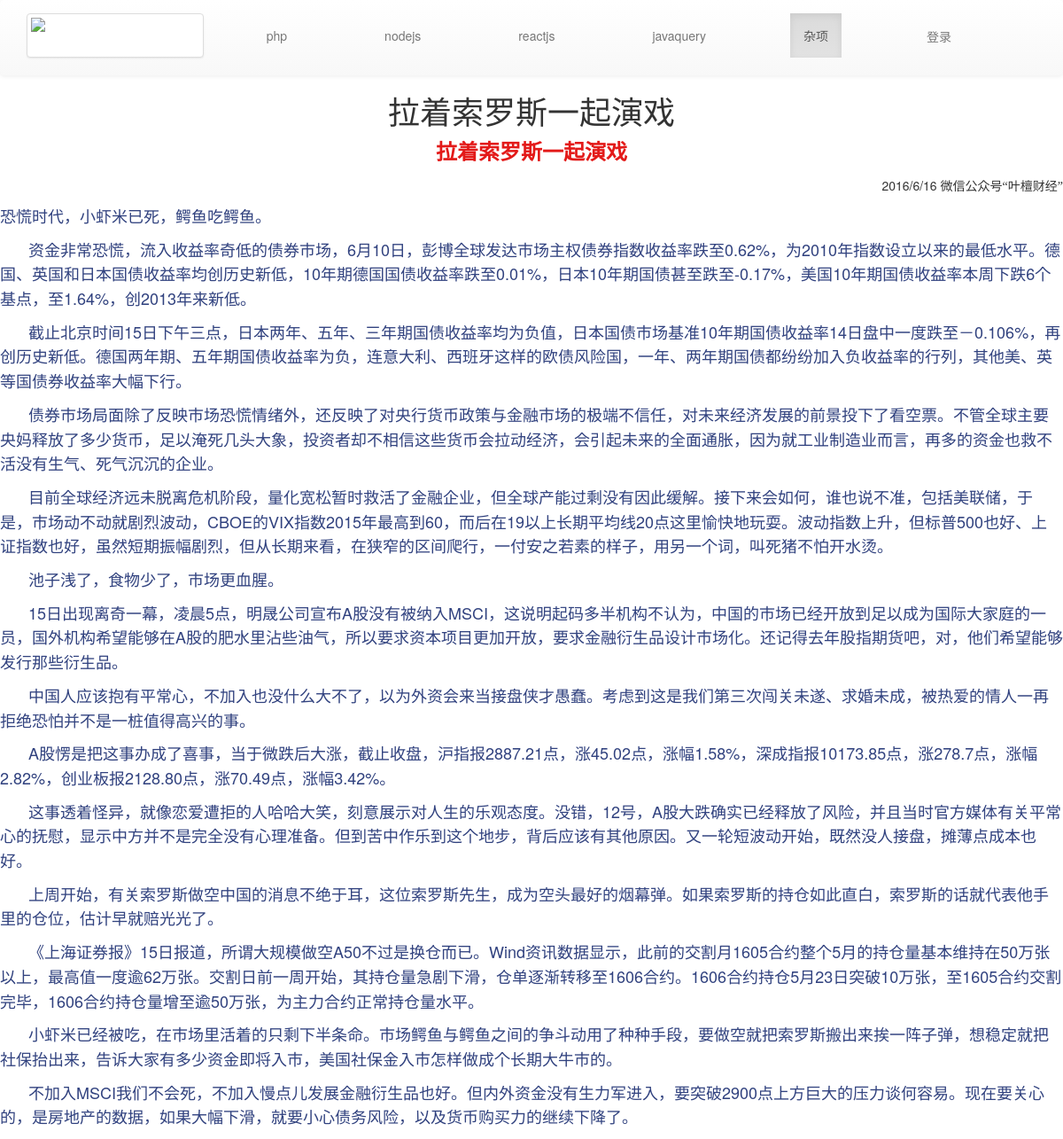
Screenshot of /index.php/artileController/view/4 with the database file from the repository.
### tables this page shows
CREATE TABLE IF NOT EXISTS `nav` (
  `id` int(11) NOT NULL AUTO_INCREMENT,
  `name` varchar(11) NOT NULL,
  PRIMARY KEY (`id`),
  UNIQUE KEY `id` (`id`)
);

CREATE TABLE IF NOT EXISTS `article` (
  `id` int(11) NOT NULL AUTO_INCREMENT,
  `catalog_id` int(11) NOT NULL,
  `title` varchar(200) NOT NULL,
  `desc` text NOT NULL,
  `content` text NOT NULL,
  `create_time` varchar(10) NOT NULL,
  `img` varchar(100) DEFAULT NULL,
  `view` int(10) NOT NULL DEFAULT '0',
  `recommend` int(11) NOT NULL DEFAULT '0',
  PRIMARY KEY (`id`)
);

### application/controllers/artileController.php (called while the page is built, shortened)
<?php
class artileController extends CI_Controller {
	private $nav;
	public function __construct(){
		$this->load->helper('url');
 		$this->load->model('NavModel');
 		$this->load->model('articleModel');
 		$this->nav=$this->NavModel->get_nav();
	}
	public function view($id){
       $articel_view=$this->articleModel->get_one($id);
       $data=array(
       	'nav'=>$this->nav,
       	'view'=>$articel_view,
       	'catalog_id'=>$articel_view->catalog_id );
		$this->load->view('view',$data);
	}
}

### index.php (called while the page is built, shortened)
<?php
require_once BASEPATH.'core/CodeIgniter.php';

### application/models/NavModel.php (called while the page is built)
<?php
class NavModel extends CI_Model{
		public function get_nav(){
			$query=$this->db->query('select * from nav');
			return $query->result_array();
		}
	}
?>

### application/models/articleModel.php (called while the page is built, shortened)
<?php
	class articleModel extends CI_Model{
         private function get_all_one($id){
        	$query=$this->db->where('id',$id)->get('article');
			return $query->row();
        }
		public function get_one($id){
			$this->db->set('view', 'view+1', FALSE);
			$this->db->where('id', $id);
			$this->db->update('article');
			return $this->get_all_one($id);
		}
	}
?>

### application/views/view.php (the view)
<?php $this->load->view('header'); ?>
<h1 class="text-center"><?=$view->title ?></h1>
<p><?=$view->content ?></p>
</body>
</html>

### application/views/header.php (shortened to what this page needs)
<!DOCTYPE html>
<html>
<head>
	<link href="<?=base_url("public/css/bootstrap.min.css")?>" rel="stylesheet">
	<link href="<?=base_url('public/css/bootstrap-theme.css')?>" rel="stylesheet">
  <link href="<?=base_url('public/css/style.css')?>" rel="stylesheet">
</head>
<body>
	<nav class=" navbar-default">
  <div class="container">
    <div class="navbar-header">
      <a class="thumbnail logo" href="<?=site_url("/artileController/") ?>""><img class="img-img-circle" src=<?=base_url("public/img/nav_left.png")?>></a>
    </div>
    <div class="collapse navbar-collapse" id="bs-example-navbar-collapse-1">
      <ul class="nav navbar-nav navbar-right" style="margin-top:15px;">
        <?php
        	foreach ($nav as $value) {
        ?>
              <li <?php if($value['id']==$catalog_id) echo'class=active'?>  style="margin-right:80px"><a href="<?=site_url("/artileController/navlist/".$value['id']) ?>"><?=$value['name'] ?></a></li>
        <?php
    	   	}
        ?>
         <li   style="margin-right:80px"><a class='btn' href="<?=site_url("/admin/loginAdmin/login")?>">登录</a></li>
          </ul>
    </div>
  </div>
</nav>

### public/css/style.css (style rules this page uses)
* { margin: 0px; padding: 0px; }
.logo { width:200px; height:50px; margin-top:15px; }

### rows the page displays
nav: name "php"
nav: name "nodejs"
nav: name "reactjs"
nav: name "javaquery"
nav: name "杂项"
article: title "拉着索罗斯一起演戏", content "拉着索罗斯一起演戏 2016/6/16 微信公众号“叶檀财经” 恐慌时代，小虾米已死，鳄鱼吃鳄鱼。 资金非常恐慌，流入收益率奇低的债券市场， 6 月 10 日，彭博全球发达市场主权债券指数收益率跌至 0.62% ，为 2010 年指数设立以来的最低水平。德国、英国和日本国债收益率均创历史新低， 10 年期德国国债收益率跌至 0.01% ，日本 10 年期国债甚至跌至 -0.17% ，美国 10 年期国债收益率本周下跌 6 个基点，至 1.64% ，创 2013 年来新低。 截止北京时间 15 日下午三点，日本两年、五年、三年期国债收益率均为负值，日本国债市场基准 10 年期国债收益率 14 日盘中一度跌至－ 0.106% ，再创历史新低。德国两年期、五年期国债收益率为负，连意大利、西班牙这样的欧债风险国，一年、两年期国债都纷纷加入负收益率的行列，其他美、英等国债券收益率大幅下行。 债券市场局面除了反映市场恐慌情绪外，还反映了对央行货币政策与金融市场的极端不信任，对未来经济发展的前景投下了看空票。不管全球主要央妈释放了多少货币，足以淹死几头大象，投资者却不相信这些货币会拉动经济，会引起未来的全面通胀，因为就工业制造业而言，再多的资金也救不活没有生气、死气沉沉的企业。 目前全球经济远未脱离危机阶段，量化宽松暂时救活了金融企业，但全球产能过剩没有因此缓解。接下来会如何，谁也说不准，包括美联储，于是，市场动不动就剧烈波动， CBOE 的 VIX 指数 2015 年最高到 60 ，而后在 19 以上长期平均线 20 点这里愉快地玩耍。波动指数上升，但标普 500…"
